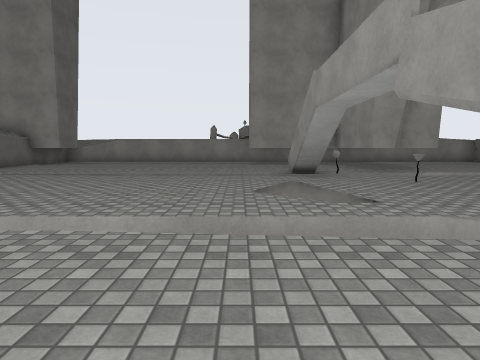
[1] (above)

16 first-person views from a walk through a Unity game level. The camera is 1.3 m above the floor, tilts 6° down and sees 75° across. The floor is counted in squares, 2.02 m on a side. Each view is taken from the middle of a square. On the plan, view 1 faces up. The plan holds only what a view shows up to about 10 squares ahead; the rest is blank. The place goes on beyond the plan. The player is left out. Some animated figures are not drawn. Surface patterns are stand-ins for the level's own textures.

[2]
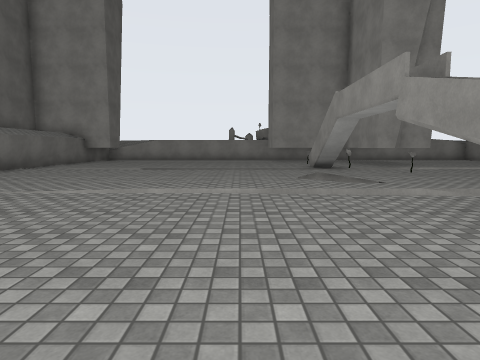

[3]
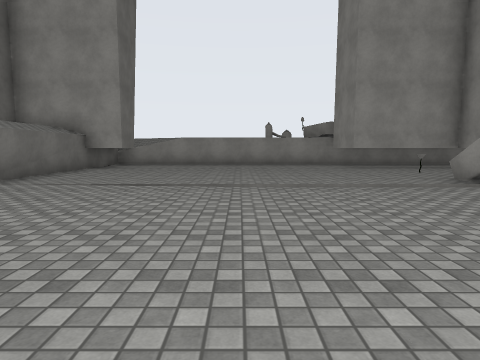

[4]
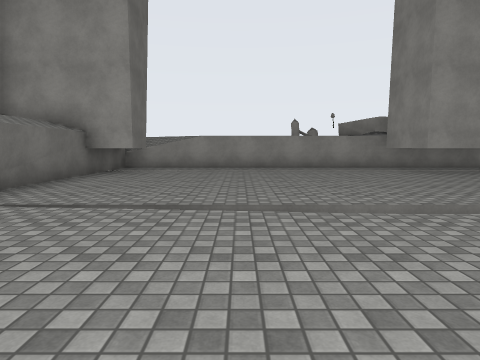

[5]
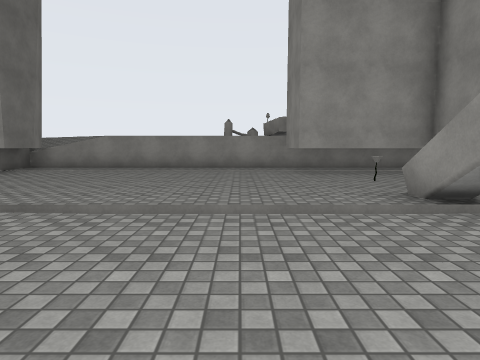

[6]
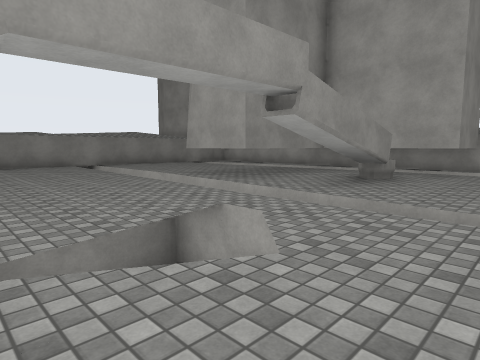

[7]
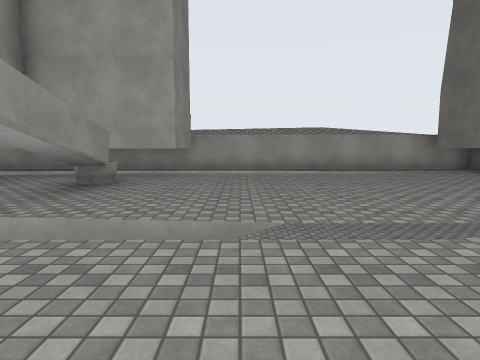

[8]
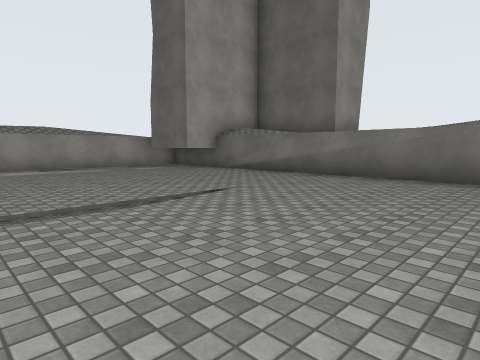

[9]
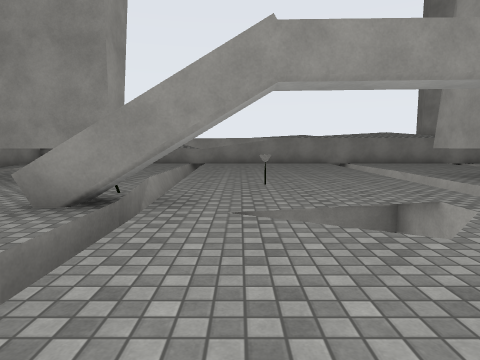

[10]
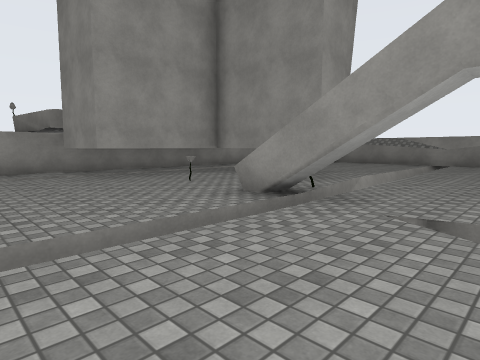

[11]
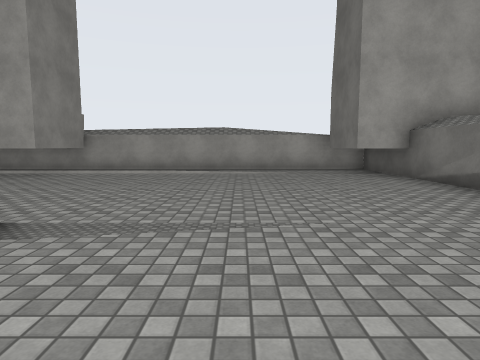

[12]
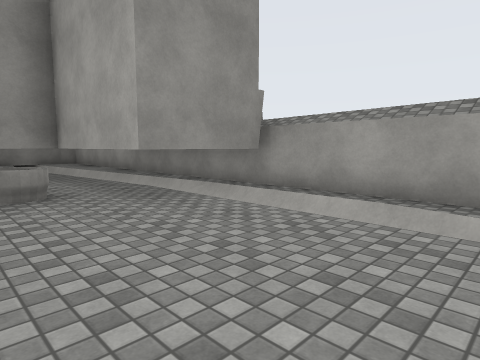

[13]
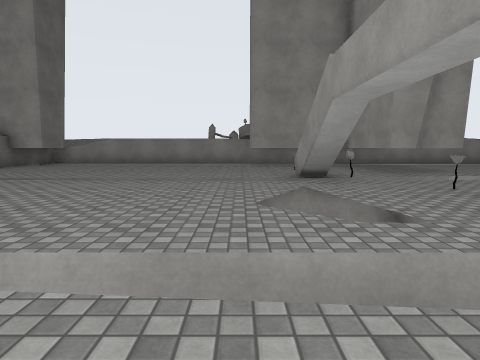

[14]
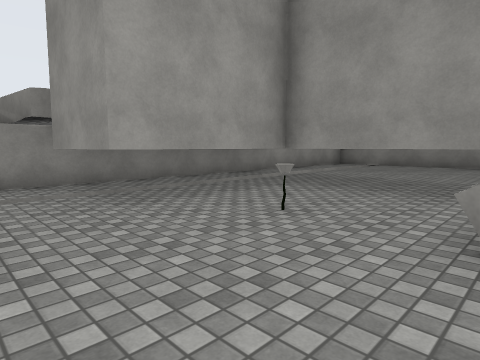

[15]
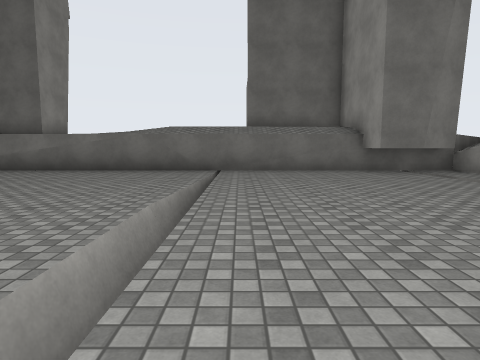

[16]
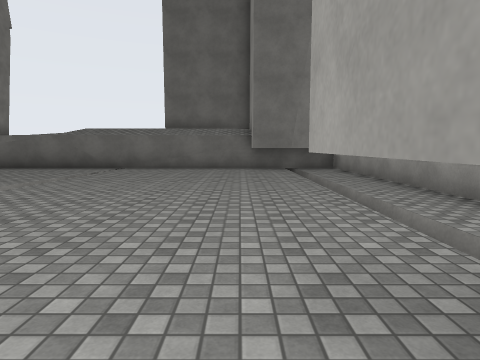

### Floor plan
Key: @ floor where view 1 was taken; # wall or solid block; . main floor; - floor 2 m lower than the main floor; ^ raised ledge; v drop or lower ground; O other object.
Columns run from 9 left of view 1 to 7 right of it. Each row starts with its distance up from view 1.
 15 ##
 14  #^^############
 13  #^......#
 12  ##.......###
 11  #...........#
 10  #.........O.#
  9  #...........#^#
  8  #.........O..vvv
  7  #...vvvvvOOvvvvv
  6  #........-.O...
  5  #........v.....
  4  #........v.....
  3  #.....vvvvvvvv.
  2  #........vvvvvvv
  1  #.........O ^^#
  0  #.......@.O ^
 -1  #.........O ^
 -2  ##.......#^^^
 -3  #^.vvvvvv^    vv
 -4  ################

Where each view was taken, in squares from view 1:
view 1: 0 up, 0 right, facing up
view 2: 2 down, 1 left, facing up
view 3: 2 up, 3 left, facing up
view 4: 4 up, 4 left, facing up
view 5: 4 up, 1 left, facing up
view 6: 6 up, 1 left, facing down-right
view 7: 5 up, 1 left, facing down
view 8: 6 up, 1 left, facing down-left
view 9: 6 up, 2 left, facing right
view 10: 5 up, 2 left, facing up-right
view 11: 5 up, 4 left, facing down
view 12: 0 up, 3 left, facing down-right
view 13: 1 up, 0 right, facing up
view 14: 8 up, 1 left, facing up-right
view 15: 8 up, 1 right, facing left
view 16: 11 up, 2 right, facing left
